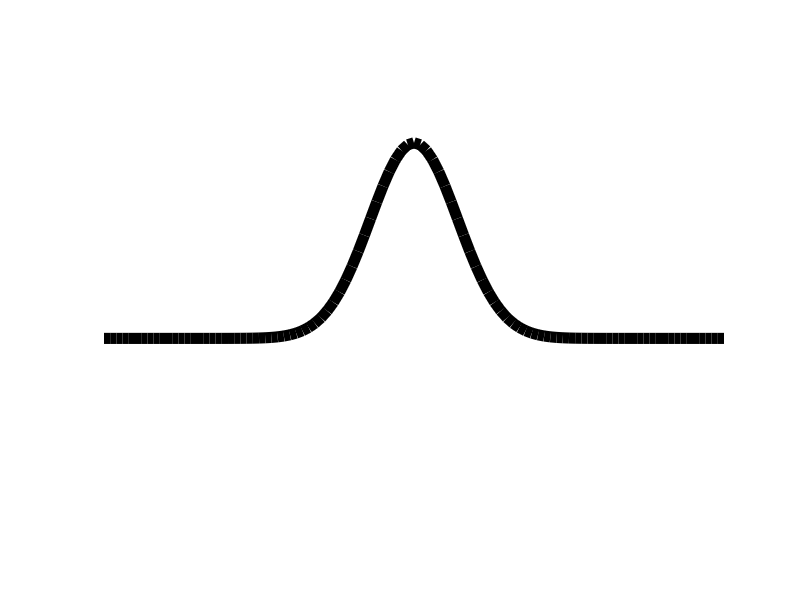
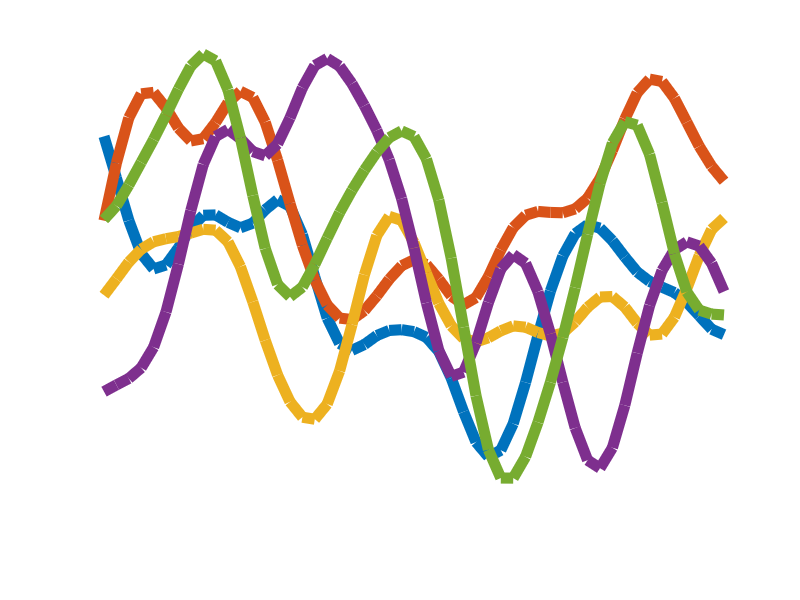

Reproduce these figures in MATLAB, in order.
% Drawing from a GP prior
kernelType = 'SE';  % squared exponential kernel
switch  kernelType
    case 'SE' % SE kernel
        sig = 0.2; k = @(x1,x2) exp(-(x1-x2).^2/sig^2);
    case 'RQ' % Rational-quadratic kernel
        c = 0.05; k = @(x1,x2) (1 - (x1-x2).^2 ./ ((x1-x2).^2 + c));
    case 'Per' % Periodic kernel
        p = 0.5; % period
        sig = 0.7; % SE kernel length
        k = @(x1,x2) exp(-sin(pi*(x1-x2)/p).^2/sig^2);
    case 'Lin' % Linear kernel
        offset = 0; k = @(x1,x2)  (x1 - offset) .* (x2 - offset);
    case 'Lin+Per' %% Linear+PER kernel
        offset = -1; p = 0.5; % period
        sig = 0.7; % SE kernel length
        k = @(x1,x2) (x1 - offset).*(x2 - offset) + exp(-sin(pi*(x1-x2)/p).^2/sig^2);
    case 'Lin+SE' % Linear+SE kernel
        offset = 0; sig=0.1;
        k = @(x1,x2)  (x1 - offset).*(x2 - offset) + exp(-(x1-x2).^2/sig^2);
end
% Generate plot of correspoding kernels
stepInp = 0.04; xforFig = 0; x = -1:0.02:1;
figure(1), clf, plot(x,k(x,xforFig),'k','LineWidth',8)
axis([-1 1 -1 max(k(x,xforFig))+0.5]), axis off
% Create kernel matrix
x = -1:stepInp:1; z = meshgrid(x); K = k(z,z');
% Proxy to phi transform using Cholesky decomp.
sphi = chol(K + 1e-6*eye(size(K)))';
Num_of_Funct = 5; % number of i.i.d. functions from GP Prior
% Genration of iid random functions - vectors
Functions_from_GP_Prior = sphi * randn(length(x), Num_of_Funct);
% Generate plot of the drawn functions
figure(2), clf, plot(x,Functions_from_GP_Prior,'LineWidth',8), axis off